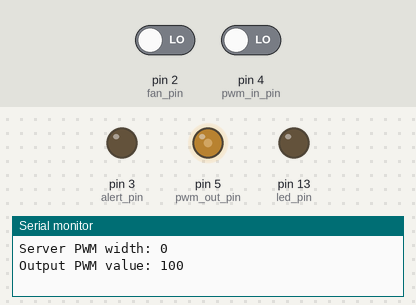
Simulated run of this sketch. Board: Arduino Uno, built with avr-gcc and run on an emulated ATmega328P. Shown: output pins drawn as LEDs (lit = HIGH), the last lines printed to the serial monitor. The test bench sets the inputs (shaded band); at power-on: pin 2 (fan_pin) LOW, pin 4 (pwm_in_pin) LOW.

Above: at 1.2 s.
1.3 s: pin 2 (fan_pin) driven HIGH
At 3.6 s:
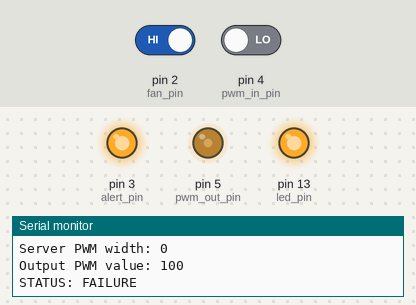
4.3 s: pin 2 (fan_pin) driven LOW
At 5.7 s:
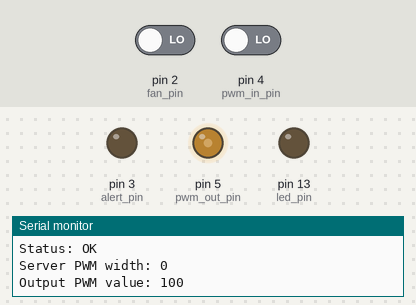
Timing chart, 0 to 7.5 s (numbered marks = the images above; inputs shaded):
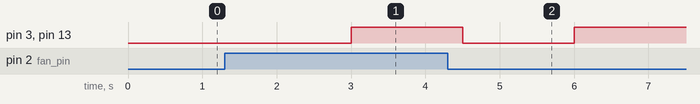

Measured:
- after the input at 1.3 s, pin 3 (alert_pin), pin 13 (led_pin): LOW → HIGH after 1.7 s instead of 0.20 s
- after the input at 4.3 s, pin 3 (alert_pin), pin 13 (led_pin): HIGH → LOW after 0.20 s, → HIGH 1.5 s later

The sketch:

hp_server_fan_controller.ino
```cpp
const int fan_pin = 2;
const int alert_pin = 3;
const int pwm_in_pin = 4;
const int pwm_out_pin = 5;
const int led_pin =  LED_BUILTIN;

int fan_state = 0;
unsigned long start = 0;
unsigned long went_high = 0;
unsigned long went_low = 0;
int pwm_in_value = 0;
int pwm_out_value = 100;


void setup() {
  pinMode(fan_pin, INPUT);
  pinMode(alert_pin, OUTPUT);
  pinMode(led_pin, OUTPUT);
  pinMode(pwm_in_pin, INPUT);
  pinMode(pwm_out_pin, OUTPUT);

  digitalWrite(led_pin, LOW);
  Serial.begin(115200);
  analogWrite(pwm_out_pin, pwm_out_value);
}


void loop() {
  // Set the fan speed high or low depending on whether server PWM signal is
  // above a threshold.

  pwm_in_value = pulseIn(pwm_in_pin, HIGH);
  if (pwm_in_value > 40) {
    if (pwm_out_value != 1000) {
      pwm_out_value = 1000;
      analogWrite(pwm_out_pin, pwm_out_value);
    }
  }
  else {
    if (pwm_out_value != 100) {
      pwm_out_value = 100;
      analogWrite(pwm_out_pin, pwm_out_value);
    }
  }

  Serial.print("Server PWM width: ");
  Serial.println(pwm_in_value);

  Serial.print("Output PWM value: ");
  Serial.println(pwm_out_value);

  went_high = 0;
  went_low = 0;
  start = millis();

  // Read the fan pulses for a period of time to make sure it goes high and
  // low. If it doesn't change then then fan has stopped moving and we need
  // to alert the server by setting alert_pin high.

  while (true) {
    fan_state = digitalRead(fan_pin);
    if (fan_state == HIGH) {
      went_high += 1;
    } else {
      went_low += 1;
    }

    if (millis() > start + 500) {
      if (went_high > 1000 && went_low > 1000) {
        digitalWrite(alert_pin, LOW);
        digitalWrite(led_pin, LOW);
        Serial.println("Status: OK\n");
      }
      else {
        digitalWrite(alert_pin, HIGH);
        digitalWrite(led_pin, HIGH);
        Serial.println("STATUS: FAILURE\n");
      }
      break;
    }
  }
}
```
